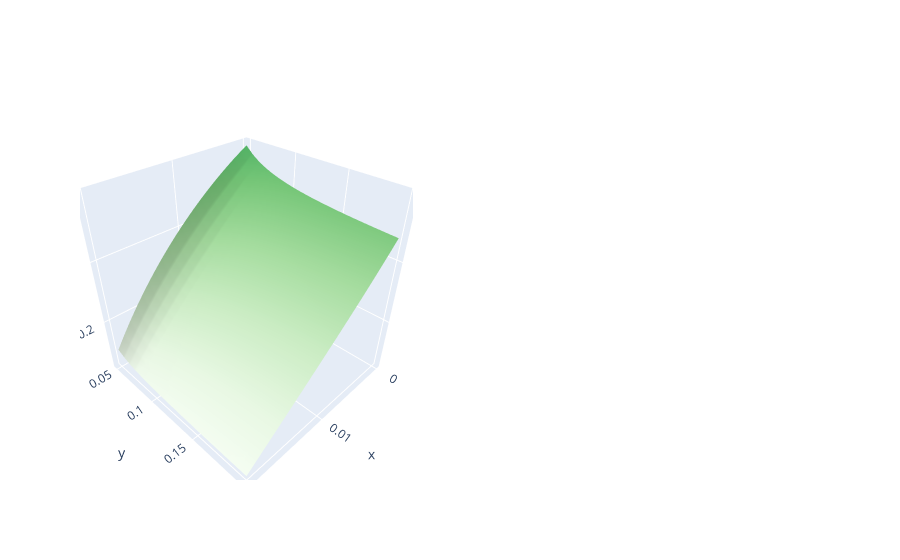

Notebook code for this chart:
### Code cell
tau_A_grid, tau_N_grid = np.meshgrid(arrays["tau_A"], arrays["tau_N"])
r = get_mixing(c, tau_A=tau_A_grid, tau_N=tau_N_grid, tau_M=tau_M)
# tau_A_grid

fig = make_subplots(
    rows=1,
    cols=2,
    specs=[[{"type": "scatter3d"} for _ in range(0, cols)] for _ in range(0, rows)],
)
fig.add_trace(
    go.Surface(
        x=arrays[iter_keys[0]],
        y=arrays[iter_keys[1]],
        z=r[0],
        colorscale=colors[i],
        cmin=0.0,
        cmax=1.0,
        showscale=False,
    ),
    row=1,
    col=1,
)
fig.show()

### Figure 1 — Plotly figure (JSON) as saved in the notebook; plotly's stock layout.template omitted (floating-point values rounded to 4 significant figures; data arrays with more than 128 entries replaced by an {"elided": "..."} marker saying what was removed)
{"data": [{"cmax": 1, "cmin": 0, "colorscale": [[0, "rgb(247,252,245)"], [0.125, "rgb(229,245,224)"], [0.25, "rgb(199,233,192)"], [0.375, "rgb(161,217,155)"], [0.5, "rgb(116,196,118)"], [0.625, "rgb(65,171,93)"], [0.75, "rgb(35,139,69)"], [0.875, "rgb(0,109,44)"], [1, "rgb(0,68,27)"]], "scene": "scene", "showscale": false, "type": "surface", "x": [0.0001, 0.001095, 0.00209, 0.003085, 0.00408, 0.005075, 0.00607, 0.007065, 0.00806, 0.009055, 0.01005, 0.01104, 0.01204, 0.01303, 0.01403, 0.01503, 0.01602, 0.01701, 0.01801, 0.01901, 0.02], "y": [0.05, 0.0575, 0.065, 0.0725, 0.08, 0.0875, 0.095, 0.1025, 0.11, 0.1175, 0.125, 0.1325, 0.14, 0.1475, 0.155, 0.1625, 0.17, 0.1775, 0.185, 0.1925, 0.2], "z": {"elided": "21x21 float values"}}], "layout": {"scene": {"domain": {"x": [0, 0.45], "y": [0, 1]}}, "scene2": {"domain": {"x": [0.55, 1], "y": [0, 1]}}}}
